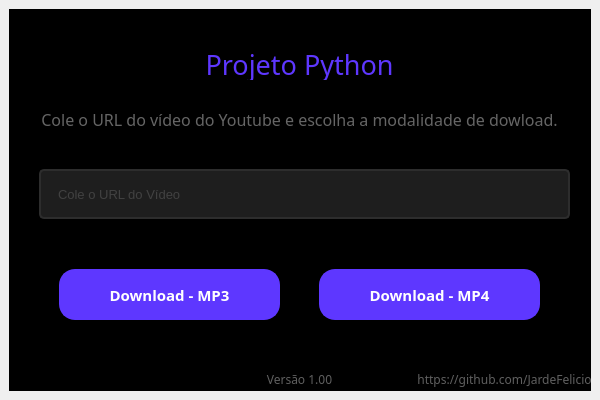
<?xml version="1.0" encoding="UTF-8"?>
<ui version="4.0">
 <class>SWCloud</class>
 <widget class="QMainWindow" name="SWCloud">
  <property name="geometry">
   <rect>
    <x>0</x>
    <y>0</y>
    <width>600</width>
    <height>400</height>
   </rect>
  </property>
  <property name="minimumSize">
   <size>
    <width>600</width>
    <height>400</height>
   </size>
  </property>
  <property name="maximumSize">
   <size>
    <width>600</width>
    <height>400</height>
   </size>
  </property>
  <property name="cursor">
   <cursorShape>ArrowCursor</cursorShape>
  </property>
  <property name="windowTitle">
   <string>SWCloud</string>
  </property>
  <property name="windowIcon">
   <iconset>
    <normaloff>../Insta/SWCloud.ico</normaloff>../Insta/SWCloud.ico</iconset>
  </property>
  <property name="styleSheet">
   <string notr="true">background-color: rgb(0, 0, 0
);</string>
  </property>
  <widget class="QWidget" name="centralwidget">
   <property name="minimumSize">
    <size>
     <width>600</width>
     <height>400</height>
    </size>
   </property>
   <property name="maximumSize">
    <size>
     <width>600</width>
     <height>400</height>
    </size>
   </property>
   <layout class="QGridLayout" name="gridLayout">
    <item row="0" column="0">
     <widget class="QFrame" name="frame">
      <property name="maximumSize">
       <size>
        <width>600</width>
        <height>400</height>
       </size>
      </property>
      <property name="styleSheet">
       <string notr="true">background-color: rgb(324,81,73);</string>
      </property>
      <property name="frameShape">
       <enum>QFrame::StyledPanel</enum>
      </property>
      <property name="frameShadow">
       <enum>QFrame::Raised</enum>
      </property>
      <widget class="QPushButton" name="btnMP4">
       <property name="geometry">
        <rect>
         <x>310</x>
         <y>260</y>
         <width>221</width>
         <height>51</height>
        </rect>
       </property>
       <property name="maximumSize">
        <size>
         <width>250</width>
         <height>250</height>
        </size>
       </property>
       <property name="font">
        <font>
         <family>Arial Black</family>
         <pointsize>11</pointsize>
         <weight>75</weight>
         <bold>true</bold>
        </font>
       </property>
       <property name="focusPolicy">
        <enum>Qt::StrongFocus</enum>
       </property>
       <property name="styleSheet">
        <string notr="true">QPushButton {	
	background-color: rgb(94, 55,255 );
	border: 2px solid rgb(94, 55,255 );
    color:rgb(255, 255,255 );
	border-radius: 16px;
}
QPushButton:hover {	
	background-color: rgb(60, 60, 60);
	border: 2px solid rgb(70, 70, 70);
}
QPushButton:pressed {	
	background-color: rgb(85, 170, 255);
	border: 2px solid rgb(94, 55,255 );
	color: rgb(35, 35, 35);
}</string>
       </property>
       <property name="text">
        <string>Download - MP4</string>
       </property>
      </widget>
      <widget class="QLabel" name="textVersao">
       <property name="geometry">
        <rect>
         <x>-10</x>
         <y>360</y>
         <width>601</width>
         <height>21</height>
        </rect>
       </property>
       <property name="font">
        <font>
         <family>Montserrat Medium</family>
         <pointsize>9</pointsize>
         <weight>50</weight>
         <bold>false</bold>
        </font>
       </property>
       <property name="styleSheet">
        <string notr="true">color: rgb(96,96,96)</string>
       </property>
       <property name="text">
        <string>Versão 1.00</string>
       </property>
       <property name="alignment">
        <set>Qt::AlignCenter</set>
       </property>
      </widget>
      <widget class="QLabel" name="textBuild">
       <property name="geometry">
        <rect>
         <x>400</x>
         <y>360</y>
         <width>191</width>
         <height>21</height>
        </rect>
       </property>
       <property name="font">
        <font>
         <family>Montserrat Medium</family>
         <pointsize>9</pointsize>
         <weight>50</weight>
         <bold>false</bold>
        </font>
       </property>
       <property name="styleSheet">
        <string notr="true">color: rgb(96,96,96)</string>
       </property>
       <property name="text">
        <string>https://github.com/JardeFelicio</string>
       </property>
       <property name="alignment">
        <set>Qt::AlignCenter</set>
       </property>
      </widget>
      <widget class="QLabel" name="projeto_Python">
       <property name="geometry">
        <rect>
         <x>-10</x>
         <y>40</y>
         <width>601</width>
         <height>31</height>
        </rect>
       </property>
       <property name="font">
        <font>
         <family>Montserrat SemiBold</family>
         <pointsize>20</pointsize>
        </font>
       </property>
       <property name="layoutDirection">
        <enum>Qt::LeftToRight</enum>
       </property>
       <property name="styleSheet">
        <string notr="true">	color: rgb(94, 55,255 )</string>
       </property>
       <property name="text">
        <string>Projeto Python</string>
       </property>
       <property name="alignment">
        <set>Qt::AlignCenter</set>
       </property>
      </widget>
      <widget class="QLabel" name="textResumo">
       <property name="geometry">
        <rect>
         <x>30</x>
         <y>100</y>
         <width>521</width>
         <height>21</height>
        </rect>
       </property>
       <property name="font">
        <font>
         <family>Montserrat Medium</family>
         <pointsize>12</pointsize>
         <weight>50</weight>
         <bold>false</bold>
        </font>
       </property>
       <property name="layoutDirection">
        <enum>Qt::LeftToRight</enum>
       </property>
       <property name="styleSheet">
        <string notr="true">color: rgb(101,101,101)</string>
       </property>
       <property name="text">
        <string>Cole o URL do vídeo do Youtube e escolha a modalidade de dowload.</string>
       </property>
       <property name="alignment">
        <set>Qt::AlignCenter</set>
       </property>
      </widget>
      <widget class="QLineEdit" name="lineEditLink">
       <property name="geometry">
        <rect>
         <x>30</x>
         <y>160</y>
         <width>531</width>
         <height>50</height>
        </rect>
       </property>
       <property name="font">
        <font>
         <family>Segoe UI</family>
         <pointsize>10</pointsize>
        </font>
       </property>
       <property name="styleSheet">
        <string notr="true">QLineEdit {
	border: 2px solid rgb(45, 45, 45);
	border-radius: 5px;
	padding: 15px;
	background-color: rgb(30, 30, 30);	
	color: rgb(100, 100, 100);
}
QLineEdit:hover {
	border: 2px solid rgb(94, 55,255 );
}
QLineEdit:focus {
	border: 2px solid rgb(94, 55,255 );	

}</string>
       </property>
       <property name="maxLength">
        <number>150</number>
       </property>
       <property name="placeholderText">
        <string>Cole o URL do Vídeo</string>
       </property>
      </widget>
      <widget class="QPushButton" name="btnMP3">
       <property name="geometry">
        <rect>
         <x>50</x>
         <y>260</y>
         <width>221</width>
         <height>51</height>
        </rect>
       </property>
       <property name="maximumSize">
        <size>
         <width>250</width>
         <height>250</height>
        </size>
       </property>
       <property name="font">
        <font>
         <family>Arial Black</family>
         <pointsize>11</pointsize>
         <weight>75</weight>
         <bold>true</bold>
        </font>
       </property>
       <property name="focusPolicy">
        <enum>Qt::StrongFocus</enum>
       </property>
       <property name="styleSheet">
        <string notr="true">QPushButton {	
	background-color: rgb(94, 55,255 );
	border: 2px solid rgb(94, 55,255 );
    color:rgb(255, 255,255 );
	border-radius: 16px;
}
QPushButton:hover {	
	background-color: rgb(60, 60, 60);
	border: 2px solid rgb(70, 70, 70);
}
QPushButton:pressed {	
	background-color: rgb(85, 170, 255);
	border: 2px solid rgb(94, 55,255 );
	color: rgb(35, 35, 35);
}</string>
       </property>
       <property name="text">
        <string>Download - MP3</string>
       </property>
      </widget>
      <widget class="QLabel" name="textInfo">
       <property name="geometry">
        <rect>
         <x>30</x>
         <y>220</y>
         <width>521</width>
         <height>21</height>
        </rect>
       </property>
       <property name="font">
        <font>
         <family>Montserrat Medium</family>
         <pointsize>8</pointsize>
         <weight>50</weight>
         <bold>false</bold>
        </font>
       </property>
       <property name="layoutDirection">
        <enum>Qt::LeftToRight</enum>
       </property>
       <property name="styleSheet">
        <string notr="true">color: rgb(101,101,101)</string>
       </property>
       <property name="text">
        <string/>
       </property>
       <property name="alignment">
        <set>Qt::AlignCenter</set>
       </property>
      </widget>
     </widget>
    </item>
   </layout>
  </widget>
 </widget>
 <tabstops>
  <tabstop>btnMP4</tabstop>
 </tabstops>
 <resources/>
 <connections/>
</ui>
